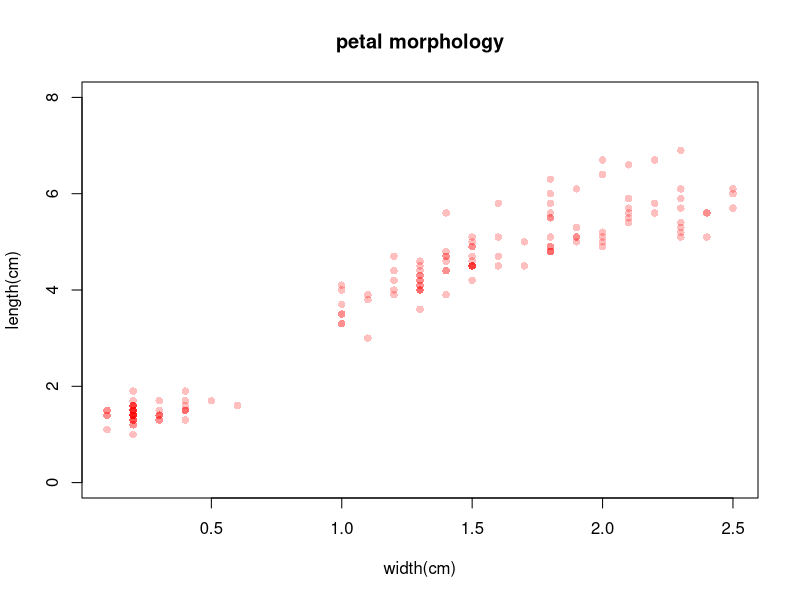
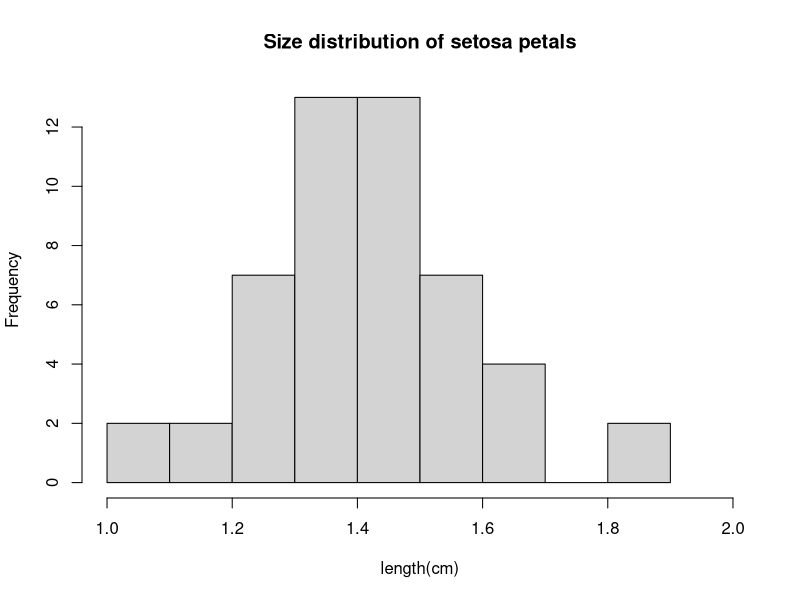

Reproduce these figures in R, in order.
data(iris)
plot(iris$Petal.Length~iris$Petal.Width,
     main = "petal morphology",
     xlab = "width(cm)",
     ylab = "length(cm)",
     pch  = 16,
     ylim = c(0,8),
     col  =rgb(1,0,0,.25))

hist(iris$Petal.Length[iris$Species=="setosa"],
     main="Size distribution of setosa petals",
     xlab="length(cm)",
     xlim=c(1,2))

sum(rnorm(1000, mean = 36, sd = .5) >= 37) / 1000

1-pnorm(q=37, mean=36, sd=.5)
